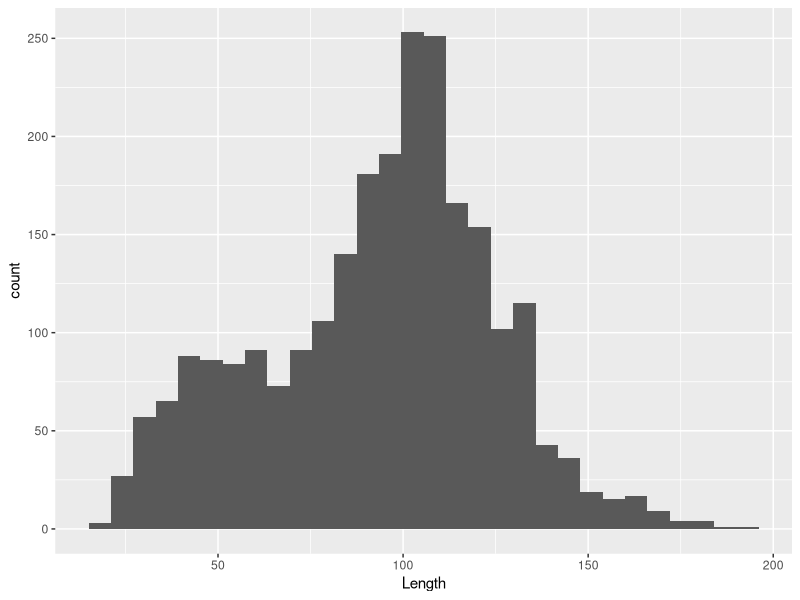
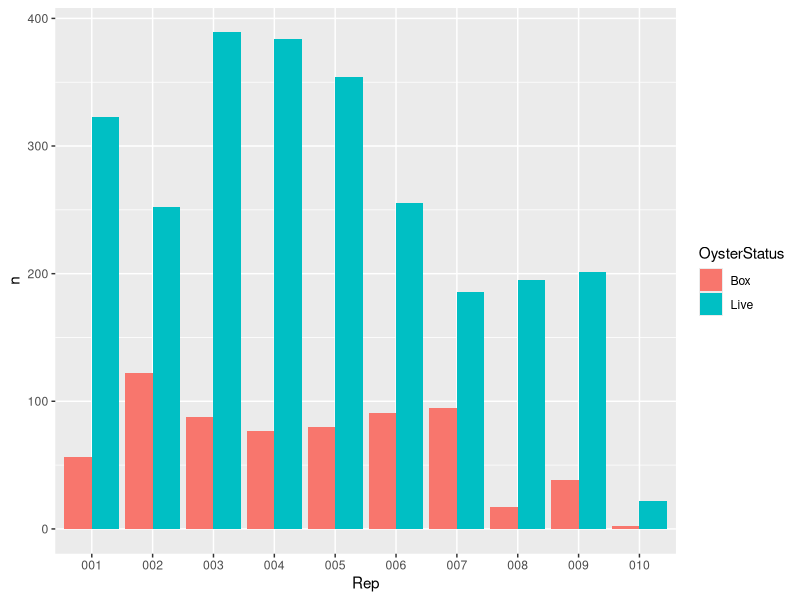
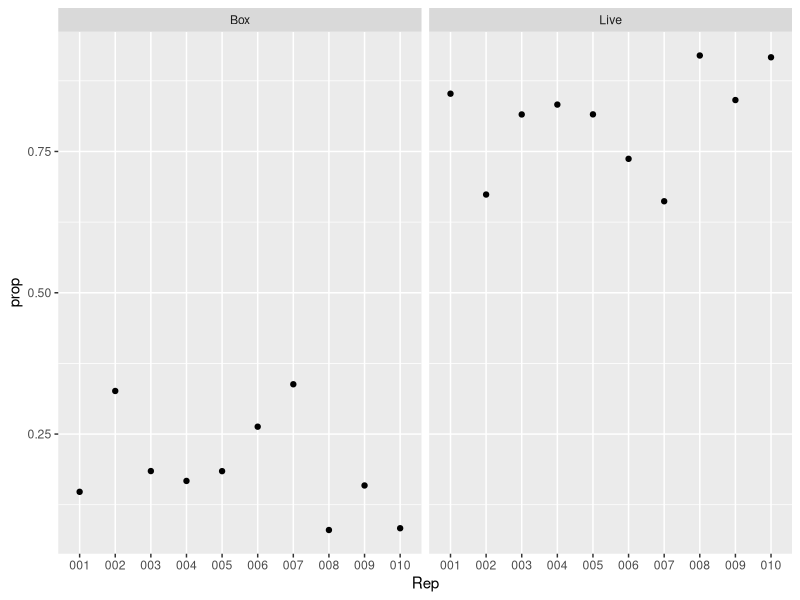
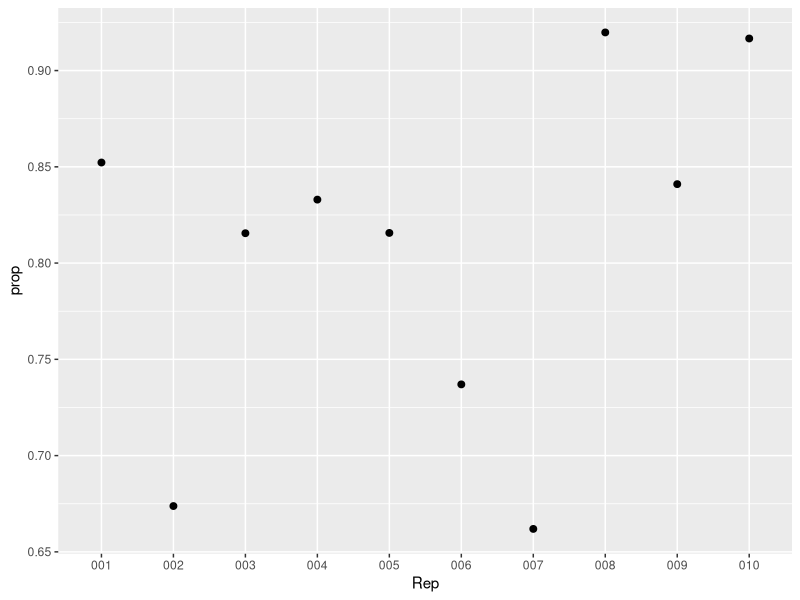

Generate these figures, in order, with R:
#EDA on MD monitoring data

require(here)
require(tidyverse)
require(readxl)
data<-read_excel(here('Data','MD','SOAR Monitoring Raw Data.xlsx'), sheet = 'DSOysData')
str(data)
data$Rep<- factor(data$Rep)
data$Substrate<-factor(data$Substrate)
data$OysSize<-factor(data$OysSize)
data$OysterStatus<- factor(data$OysterStatus)

data %>% 
  ggplot(aes(x=Length))+
  geom_histogram()

data$Length

data %>% 
  group_by(Rep) %>% 
  count(OysterStatus) %>% 
  ggplot(aes(x=Rep, y=n, fill=OysterStatus))+
  geom_bar(stat = 'identity', position='dodge')

data %>% 
  group_by(Rep) %>% 
  count(OysterStatus) %>% 
  group_by(Rep) %>% 
  mutate(prop = n/sum(n)) %>% 
  ggplot(aes(x=Rep, y=prop))+
  geom_point()+
  facet_wrap(~OysterStatus)
  

#same as above, but just with live oysters
data %>% 
  group_by(Rep) %>% 
  count(OysterStatus) %>% 
  group_by(Rep) %>% 
  mutate(prop = n/sum(n)) %>% 
  filter(OysterStatus=='Live') %>% 
  ggplot(aes(x=Rep, y=prop))+
  geom_point(size=2)
  
  
  
  
  
  
  
  






